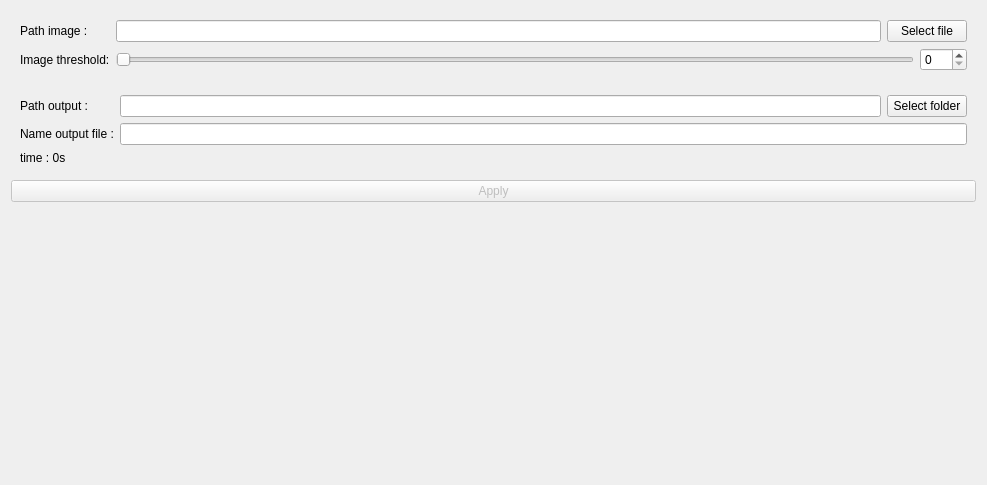
<?xml version="1.0" encoding="UTF-8"?>
<ui version="4.0">
 <class>Example</class>
 <widget class="qMRMLWidget" name="Example">
  <property name="geometry">
   <rect>
    <x>0</x>
    <y>0</y>
    <width>987</width>
    <height>485</height>
   </rect>
  </property>
  <layout class="QVBoxLayout" name="verticalLayout">
   <item>
    <widget class="ctkCollapsibleButton" name="inputsCollapsibleButton" native="true">
     <property name="text" stdset="0">
      <string>Inputs</string>
     </property>
     <layout class="QFormLayout" name="formLayout_2">
      <item row="5" column="1">
       <layout class="QHBoxLayout" name="horizontalLayout">
        <item>
         <widget class="QSlider" name="horizontalSlider">
          <property name="enabled">
           <bool>true</bool>
          </property>
          <property name="maximum">
           <number>255</number>
          </property>
          <property name="value">
           <number>0</number>
          </property>
          <property name="orientation">
           <enum>Qt::Horizontal</enum>
          </property>
         </widget>
        </item>
        <item>
         <widget class="QSpinBox" name="spinBox">
          <property name="maximum">
           <number>255</number>
          </property>
         </widget>
        </item>
       </layout>
      </item>
      <item row="5" column="0">
       <widget class="QLabel" name="label_3">
        <property name="text">
         <string>Image threshold:</string>
        </property>
       </widget>
      </item>
      <item row="4" column="1">
       <layout class="QHBoxLayout" name="horizontalLayout_2">
        <item>
         <widget class="QLineEdit" name="lineEditInput"/>
        </item>
        <item>
         <widget class="QPushButton" name="pushButtonInput">
          <property name="text">
           <string>Select file</string>
          </property>
         </widget>
        </item>
       </layout>
      </item>
      <item row="4" column="0">
       <widget class="QLabel" name="label">
        <property name="text">
         <string>Path image :</string>
        </property>
       </widget>
      </item>
     </layout>
    </widget>
   </item>
   <item>
    <widget class="ctkCollapsibleButton" name="outputsCollapsibleButton" native="true">
     <property name="text" stdset="0">
      <string>Outputs</string>
     </property>
     <layout class="QFormLayout" name="formLayout_4">
      <item row="0" column="1">
       <layout class="QHBoxLayout" name="horizontalLayout_3">
        <item>
         <widget class="QLineEdit" name="lineEditOutput"/>
        </item>
        <item>
         <widget class="QPushButton" name="pushButtonOutput">
          <property name="text">
           <string>Select folder</string>
          </property>
         </widget>
        </item>
       </layout>
      </item>
      <item row="0" column="0">
       <widget class="QLabel" name="label_2">
        <property name="text">
         <string>Path output :</string>
        </property>
       </widget>
      </item>
      <item row="1" column="1">
       <layout class="QHBoxLayout" name="horizontalLayout_4">
        <item>
         <widget class="QLineEdit" name="lineEditSuffix"/>
        </item>
       </layout>
      </item>
      <item row="2" column="0">
       <widget class="QLabel" name="labelInformation">
        <property name="text">
         <string>time : 0s</string>
        </property>
       </widget>
      </item>
      <item row="1" column="0">
       <widget class="QLabel" name="label_4">
        <property name="text">
         <string>Name output file :</string>
        </property>
       </widget>
      </item>
     </layout>
    </widget>
   </item>
   <item>
    <widget class="QPushButton" name="applyButton">
     <property name="enabled">
      <bool>false</bool>
     </property>
     <property name="toolTip">
      <string>Run the algorithm.</string>
     </property>
     <property name="text">
      <string>Apply</string>
     </property>
    </widget>
   </item>
   <item>
    <spacer name="verticalSpacer">
     <property name="orientation">
      <enum>Qt::Vertical</enum>
     </property>
     <property name="sizeHint" stdset="0">
      <size>
       <width>20</width>
       <height>40</height>
      </size>
     </property>
    </spacer>
   </item>
  </layout>
 </widget>
 <customwidgets>
  <customwidget>
   <class>ctkCollapsibleButton</class>
   <extends>QWidget</extends>
   <header>ctkCollapsibleButton.h</header>
   <container>1</container>
  </customwidget>
  <customwidget>
   <class>qMRMLWidget</class>
   <extends>QWidget</extends>
   <header>qMRMLWidget.h</header>
   <container>1</container>
  </customwidget>
 </customwidgets>
 <resources/>
 <connections/>
</ui>
